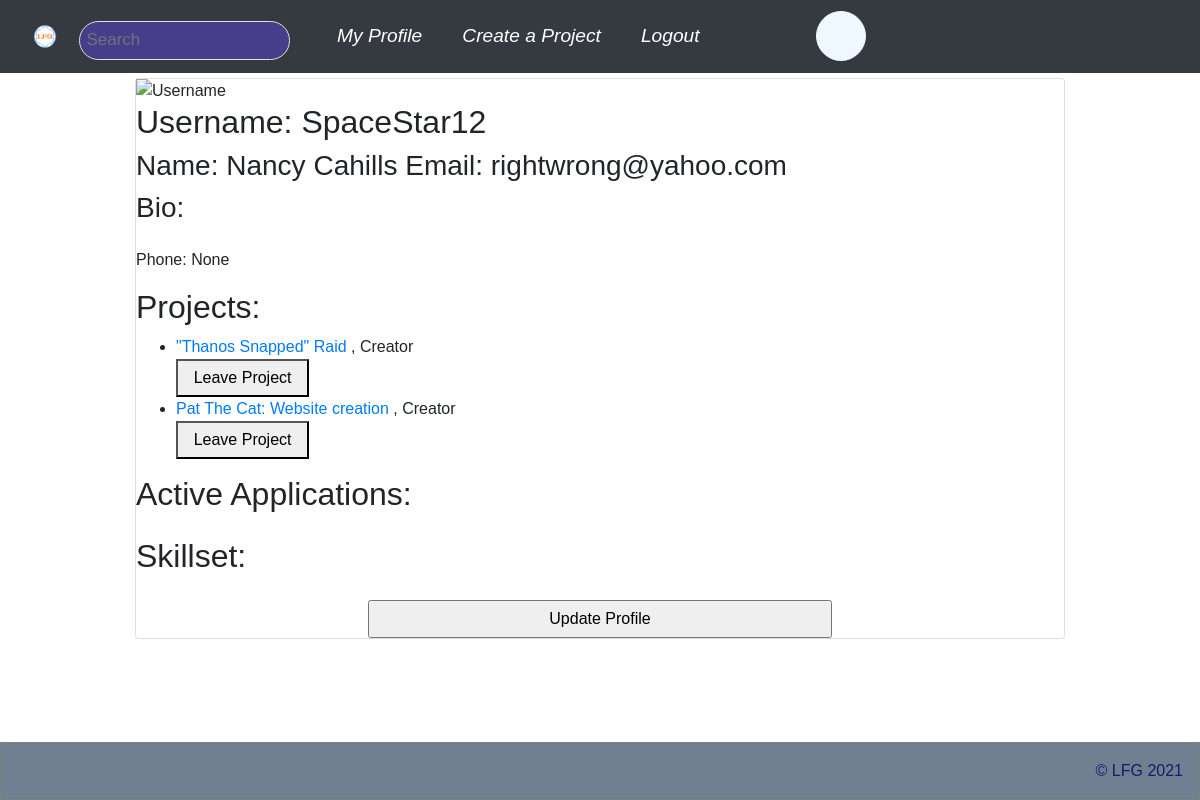
The app's page /accounts/profile/8/ (signed in) with its own data.
### LFGCore/models.py (models this page shows, shortened)
class Profile(models.Model):
  user = models.OneToOneField(User, on_delete=models.CASCADE)
  address = models.OneToOneField('Address', on_delete=models.CASCADE, null=True)
  projects = models.ManyToManyField('Project', through='Member', related_name="memberships")
  chat_channels = models.ManyToManyField('ChatChannel', related_name="channels")
  chats = models.ManyToManyField('ChatChannel', related_name="chats", through='Chat')
  friends = models.ManyToManyField("self", through='Friend')
  bio = models.CharField(max_length=1000, null=True, default="")
  telephone_number = models.DecimalField(max_digits=11, decimal_places=0, null=True)
  applications = models.ManyToManyField('Role', through='Application', related_name="role_application")
  def get_resume(self):
    skillset = defaultdict(float)
    for membership in self.member_set.all():
      end_date = membership.end_date
      if end_date == None:
        end_date = datetime.now(timezone.utc)
      start_date = membership.start_date
      duration = (end_date - start_date).total_seconds() / 3600
      for role in membership.roles.all():
        for skill in role.skills.all():
          skillset[skill] += duration
    return [(skill, round(skillset[skill], 2)) for skill in skillset]

class Member(models.Model):
  profile = models.ForeignKey(Profile, on_delete=models.CASCADE)
  project = models.ForeignKey(Project, on_delete=models.CASCADE)
  roles = models.ManyToManyField('Role')
  is_owner = models.BooleanField()
  start_date = models.DateTimeField()
  end_date = models.DateTimeField(null=True)
  active = models.BooleanField(default=True)

class Project(models.Model):
  channels = models.ManyToManyField('ChatChannel', through='ProjectChannel')
  name = models.CharField(max_length=45)
  description = models.CharField(max_length=10000)
  start_date = models.DateTimeField(default=now)
  end_date = models.DateTimeField(null=True)
  active = models.BooleanField(default=True)

class Role(models.Model):
  project = models.ForeignKey(Project, on_delete=models.CASCADE)
  skills = models.ManyToManyField('Skill')
  title = models.CharField(max_length=45)
  description = models.CharField(max_length=1000)

### LFGCore/views.py (the view)
# urls.py: path('accounts/profile/', views.profile, name='my_profile_view'),
@login_required
def profile(request, id=None):
  user = None
  if id == None:
    user = request.user
  else:
    user = User.objects.get(id=id)
  return render(request, 'LFGCore/profile.html', {
    "user": user,
    "memberships" : user.profile.member_set.filter(project__active=True),
    "skillset": user.profile.get_resume(),
    'logged_in' : request.user.is_authenticated
  })

### LFGCore/templates/LFGCore/profile.html (shortened to what this page needs)
{% extends logged_in|yesno:"LFGCore/top.html,LFGCore/notloggedtop.html" %}
{% block content %}
<div class="card">
  <img src="image_defaultProfile.jpg" alt="Username" style="width:100%">
  <h2>Username: {{ user.username }}</h2>
  <h3>Name: {{ user.first_name }} {{ user.last_name }} Email: {{ user.email }}</h3>
  <h3>Bio:</h3>
  <p>Phone: {{ user.profile.telephone_number }}</p>
  <h2>Projects:</h2>
  <ul>
    {% for member in memberships %}
    <li>
      <a href="/project/{{ member.project.id }}/">{{ member.project.name }}</a>
        {% if member.roles.all %}
        , {{ member.roles.all.0.title }}
        {% endif %}
        <form action="/membership/quit/{{ member.id }}/" method="post">
          <button type="submit">Leave Project</button>
        </form>
      </li>
      {% endfor %}
  </ul>
  <h2>Active Applications:</h2>
  <h2>Skillset:</h2>
  <center>
    <form action="/accounts/profile/update/">
      <input type="submit" value="Update Profile" />
    </form>
  </center>
</div>
{% endblock content %}

### static/top/top.css (style rules this page uses)
* { box-sizing: border-box; }
body { margin: 0; font-family: Arial, Helvetica, sans-serif; }

### LFGCore/templates/LFGCore/top.html (style rules this page uses)
.container input { width: 50%; padding: 5px; }
button { width: 15%; padding: 5px; }

### records on screen
Member: project.name "\"Thanos Snapped\" Raid", roles.all.0 "Creator"
Member: project.name "Pat The Cat: Website creation", roles.all.0 "Creator"

### other values on screen
{{ user.username }} "SpaceStar12"
{{ user.first_name }} "Nancy"
{{ user.last_name }} "Cahills"
{{ user.email }} "rightwrong@yahoo.com"
{{ user.profile.telephone_number }} "None"
